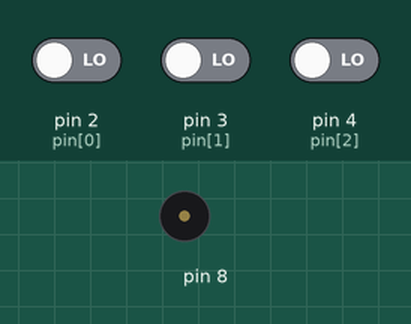
Simulated run of this sketch. Board: Arduino Uno, built with avr-gcc and run on an emulated ATmega328P. On the bench: buzzer (waves = sounding). Inputs (shaded band) come from the test bench; at power-on: pin 2 (pin[0]) LOW, pin 3 (pin[1]) LOW, pin 4 (pin[2]) LOW.

Above: at 1.2 s.
1.3 s: pin 2 (pin[0]) driven HIGH
At 2.7 s:
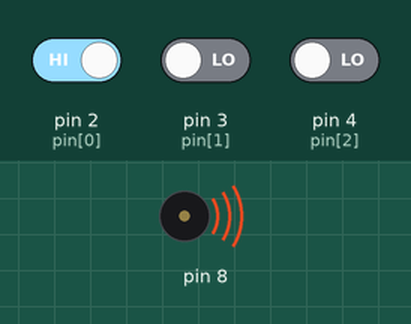
Timing chart, 0 to 4.3 s (numbered marks = the images above; inputs shaded):
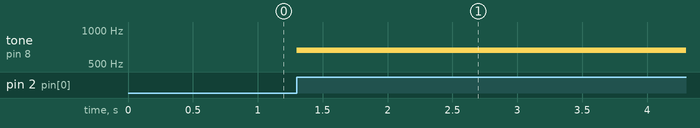

Measured:
- after the input at 1.3 s, tone on pin 8: silent → 659 Hz at once

The sketch:

E07_speak_SW-1.ino
```cpp
#define MI 659
#define SOL 784
#define LA 880
int pin[]={2,3,4}; //버튼 입력핀
int note[]={MI, SOL, LA}; // 음계 배열
void setup() { //2,3,4번핀을 입력핀으로 사용
  for(int i=0;i<3;i++){
  pinMode(pin[i],INPUT);
  }
}
void loop() {
  for(int i=0;i<3;i++){
    if(digitalRead(pin[i])==HIGH){
    tone(8,note[i],20);
    }
  }
}
```
